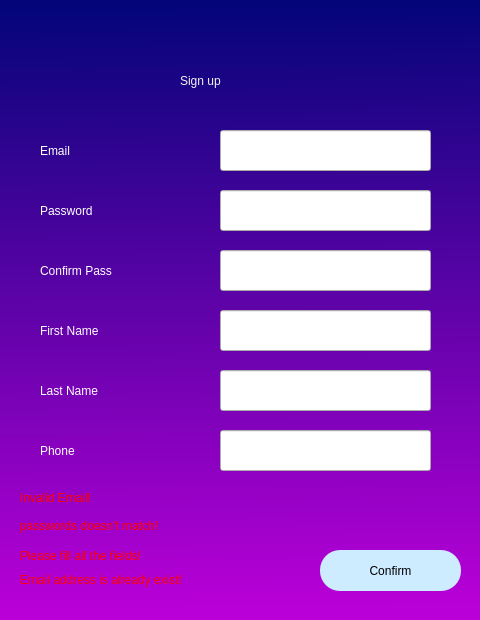
<?xml version="1.0" encoding="UTF-8"?>
<ui version="4.0">
 <class>Dialog</class>
 <widget class="QDialog" name="Dialog">
  <property name="geometry">
   <rect>
    <x>0</x>
    <y>0</y>
    <width>480</width>
    <height>620</height>
   </rect>
  </property>
  <property name="windowTitle">
   <string>Dialog</string>
  </property>
  <property name="styleSheet">
   <string notr="true">QWidget#Dialog{
background-color: qlineargradient(spread:pad, x1:0, y1:0, x2:0.008, y2:0.994, stop:0.0152381 rgba(5, 5, 122, 255), stop:1 rgba(186, 0, 216, 255));}</string>
  </property>
  <widget class="QLabel" name="label">
   <property name="geometry">
    <rect>
     <x>180</x>
     <y>50</y>
     <width>181</width>
     <height>61</height>
    </rect>
   </property>
   <property name="styleSheet">
    <string notr="true">font: 28pt &quot;MS Shell Dlg 2&quot;; color: rgb(243, 243, 243)</string>
   </property>
   <property name="text">
    <string>Sign up</string>
   </property>
  </widget>
  <widget class="QLabel" name="label_2">
   <property name="geometry">
    <rect>
     <x>40</x>
     <y>120</y>
     <width>141</width>
     <height>61</height>
    </rect>
   </property>
   <property name="styleSheet">
    <string notr="true">font: 15pt &quot;MS Shell Dlg 2&quot;;
color: rgb(255, 255, 255);</string>
   </property>
   <property name="text">
    <string>Email</string>
   </property>
  </widget>
  <widget class="QLabel" name="label_3">
   <property name="geometry">
    <rect>
     <x>40</x>
     <y>180</y>
     <width>141</width>
     <height>61</height>
    </rect>
   </property>
   <property name="styleSheet">
    <string notr="true">font: 15pt &quot;MS Shell Dlg 2&quot;;
color: rgb(255, 255, 255);</string>
   </property>
   <property name="text">
    <string>Password</string>
   </property>
  </widget>
  <widget class="QLineEdit" name="i_email">
   <property name="geometry">
    <rect>
     <x>220</x>
     <y>130</y>
     <width>211</width>
     <height>41</height>
    </rect>
   </property>
  </widget>
  <widget class="QLineEdit" name="i_password">
   <property name="geometry">
    <rect>
     <x>220</x>
     <y>190</y>
     <width>211</width>
     <height>41</height>
    </rect>
   </property>
  </widget>
  <widget class="QPushButton" name="bt_confirm">
   <property name="geometry">
    <rect>
     <x>320</x>
     <y>550</y>
     <width>141</width>
     <height>41</height>
    </rect>
   </property>
   <property name="styleSheet">
    <string notr="true">border-radius:20px;
font: 75 14pt &quot;MS Shell Dlg 2&quot;;
background-color: rgb(205, 236, 255);</string>
   </property>
   <property name="text">
    <string>Confirm</string>
   </property>
  </widget>
  <widget class="QLabel" name="label_4">
   <property name="geometry">
    <rect>
     <x>40</x>
     <y>240</y>
     <width>171</width>
     <height>61</height>
    </rect>
   </property>
   <property name="styleSheet">
    <string notr="true">font: 15pt &quot;MS Shell Dlg 2&quot;;
color: rgb(255, 255, 255);</string>
   </property>
   <property name="text">
    <string>Confirm Pass</string>
   </property>
  </widget>
  <widget class="QLineEdit" name="i_password2">
   <property name="geometry">
    <rect>
     <x>220</x>
     <y>250</y>
     <width>211</width>
     <height>41</height>
    </rect>
   </property>
  </widget>
  <widget class="QLabel" name="label_5">
   <property name="geometry">
    <rect>
     <x>40</x>
     <y>300</y>
     <width>171</width>
     <height>61</height>
    </rect>
   </property>
   <property name="styleSheet">
    <string notr="true">font: 15pt &quot;MS Shell Dlg 2&quot;;
color: rgb(255, 255, 255);</string>
   </property>
   <property name="text">
    <string>First Name</string>
   </property>
  </widget>
  <widget class="QLabel" name="label_6">
   <property name="geometry">
    <rect>
     <x>40</x>
     <y>360</y>
     <width>171</width>
     <height>61</height>
    </rect>
   </property>
   <property name="styleSheet">
    <string notr="true">font: 15pt &quot;MS Shell Dlg 2&quot;;
color: rgb(255, 255, 255);</string>
   </property>
   <property name="text">
    <string>Last Name</string>
   </property>
  </widget>
  <widget class="QLineEdit" name="i_firstname">
   <property name="geometry">
    <rect>
     <x>220</x>
     <y>310</y>
     <width>211</width>
     <height>41</height>
    </rect>
   </property>
  </widget>
  <widget class="QLineEdit" name="i_lastname">
   <property name="geometry">
    <rect>
     <x>220</x>
     <y>370</y>
     <width>211</width>
     <height>41</height>
    </rect>
   </property>
  </widget>
  <widget class="QLabel" name="label_7">
   <property name="geometry">
    <rect>
     <x>40</x>
     <y>420</y>
     <width>171</width>
     <height>61</height>
    </rect>
   </property>
   <property name="styleSheet">
    <string notr="true">font: 15pt &quot;MS Shell Dlg 2&quot;;
color: rgb(255, 255, 255);</string>
   </property>
   <property name="text">
    <string>Phone </string>
   </property>
  </widget>
  <widget class="QLineEdit" name="i_phone">
   <property name="geometry">
    <rect>
     <x>220</x>
     <y>430</y>
     <width>211</width>
     <height>41</height>
    </rect>
   </property>
  </widget>
  <widget class="QLabel" name="lbl_bademail">
   <property name="geometry">
    <rect>
     <x>20</x>
     <y>490</y>
     <width>141</width>
     <height>16</height>
    </rect>
   </property>
   <property name="styleSheet">
    <string notr="true">color:rgb(255, 0, 0);
font: 75 12pt &quot;MS Shell Dlg 2&quot;;</string>
   </property>
   <property name="text">
    <string>Invalid Email!</string>
   </property>
  </widget>
  <widget class="QLabel" name="lbl_badpass">
   <property name="geometry">
    <rect>
     <x>20</x>
     <y>500</y>
     <width>231</width>
     <height>51</height>
    </rect>
   </property>
   <property name="styleSheet">
    <string notr="true">color:rgb(255, 0, 0);
font: 75 12pt &quot;MS Shell Dlg 2&quot;;</string>
   </property>
   <property name="text">
    <string>passwords doesn't match!</string>
   </property>
  </widget>
  <widget class="QLabel" name="lbl_notfull">
   <property name="geometry">
    <rect>
     <x>20</x>
     <y>530</y>
     <width>231</width>
     <height>51</height>
    </rect>
   </property>
   <property name="styleSheet">
    <string notr="true">color:rgb(255, 0, 0);
font: 75 12pt &quot;MS Shell Dlg 2&quot;;</string>
   </property>
   <property name="text">
    <string>Please fill all the fields!</string>
   </property>
  </widget>
  <widget class="QLabel" name="lbl_bademail2">
   <property name="geometry">
    <rect>
     <x>20</x>
     <y>570</y>
     <width>281</width>
     <height>20</height>
    </rect>
   </property>
   <property name="styleSheet">
    <string notr="true">color:rgb(255, 0, 0);
font: 75 12pt &quot;MS Shell Dlg 2&quot;;</string>
   </property>
   <property name="text">
    <string>Email address is already exist!</string>
   </property>
  </widget>
 </widget>
 <resources/>
 <connections/>
</ui>
